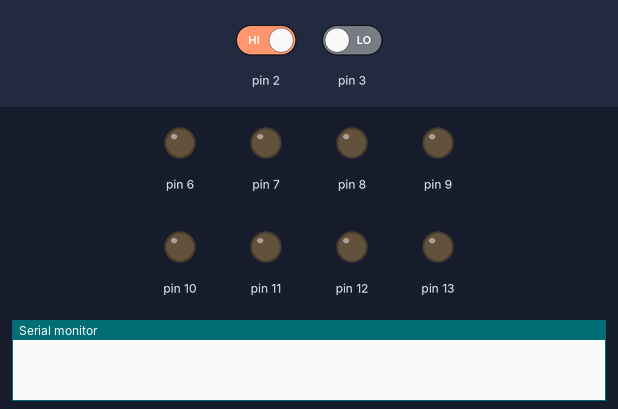
Simulated run of this sketch. Board: Arduino Uno, built with avr-gcc and run on an emulated ATmega328P. On the bench: output pins drawn as LEDs (lit = HIGH), the last lines printed to the serial monitor. Dashed ring = blinking. The test bench sets the inputs (shaded band); at power-on: pin 3 LOW, pin 2 HIGH.

Above: at 1.2 s.
1.3 s: pin 3 driven HIGH
At 1.7 s:
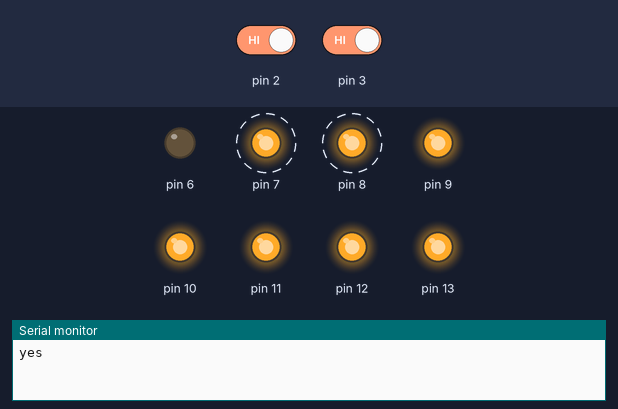
4.3 s: pin 2 driven LOW
At 4.52 s:
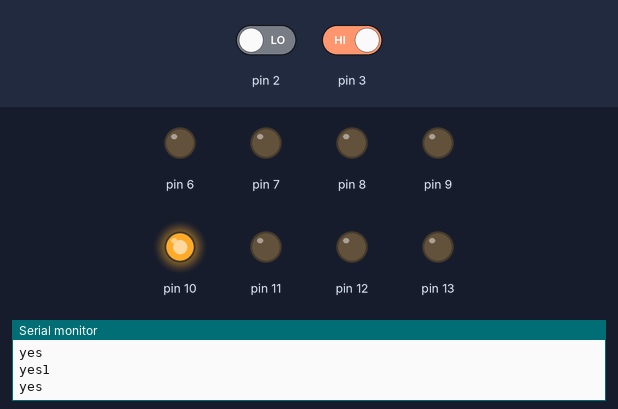
6.9 s: pin 2 driven HIGH
At 7.55 s:
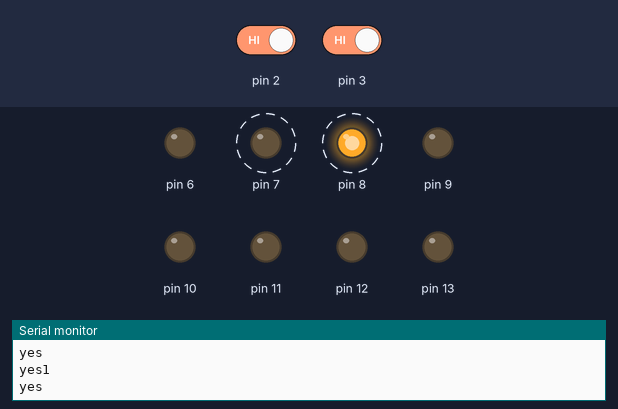
9.9 s: pin 3 driven LOW
At 10.37 s:
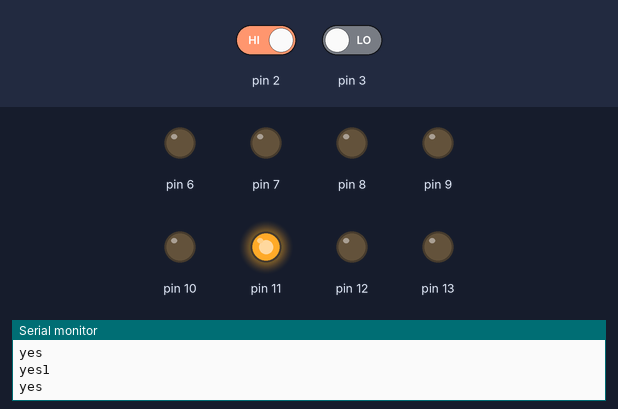
Timing chart, 0 to 12.9 s (numbered marks = the images above; inputs shaded):
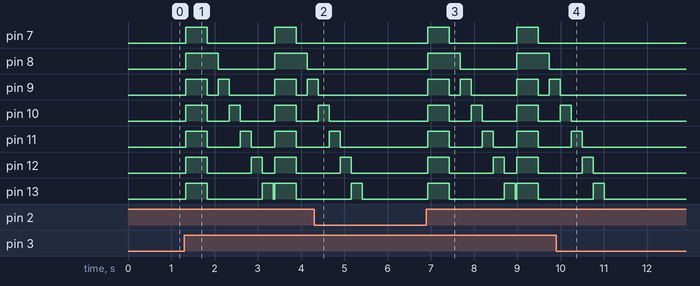

Measured:
- after the input at 1.3 s, pin 7: alternates HIGH for 0.50 s and LOW for 1.6 s, starting at once; pin 8: alternates HIGH for 0.75 s and LOW for 1.3 s, starting at once
- after the input at 4.3 s, pin 7, pin 8: stays LOW (without the input it goes to HIGH after 1.1 s); pin 9: goes on until 4.4 s, then stays LOW; pin 10: goes on until 4.7 s, then stays LOW; pin 11: goes on until 4.9 s, then stays LOW; pin 12: goes on until 5.2 s, then stays LOW
- after the input at 6.9 s, pin 7: alternates HIGH for 0.50 s and LOW for 1.6 s, starting at once; pin 8: alternates HIGH for 0.75 s and LOW for 1.3 s, starting at once
- after the input at 9.9 s, pin 7, pin 8: stays LOW (without the input it goes to HIGH after 1.1 s); pin 9: goes on until 10.0 s, then stays LOW; pin 10: goes on until 10.3 s, then stays LOW; pin 11: goes on until 10.5 s, then stays LOW; pin 12: goes on until 10.8 s, then stays LOW

The sketch:

main.ino
```cpp
#include <Arduino.h>
// setup of the global variables
int gameSpeed = 250; //lower is faster
int currentPin = 100;
bool start = false;
bool leftBounceBack = true;
bool rightBounceBack = true;
// int gameCounter = 0;

void setup() {
 // put your setup code here, to run once:
 Serial.begin(9600);
 // setting up output pins
 for (int i = 6; i < 14; i++)
 {
   pinMode(i,OUTPUT);
 }
 // setting up input pins
 pinMode(2,INPUT);
 pinMode(3,INPUT);
}

// this function makes sure that the players presses the button only on pin 13 or 7 to see if a shot can be returned. as well as adds a delay between LED flashes.
void delayCheck()
{
 int initualState2 = digitalRead(2);
 int initualState3 = digitalRead(3);
 bool allowRightBounceBack = false;
 bool allowLeftBounceBack = false;
 bool bounced = false;
 for (int i = 0; i <= gameSpeed; i++)
 {
   /* code */
   int currentState2 = digitalRead(2);
   int currentState3 = digitalRead(3);
   if(initualState2 != currentState2)
   {
     allowRightBounceBack = true;
   }
   if(initualState3 != currentState3)
   {
     allowLeftBounceBack = true;
   }
   if(allowLeftBounceBack == true or allowRightBounceBack == true)
   {
     rightBounceBack=false;
     leftBounceBack=false;
     if(currentPin == 13)
     {
       delay(1);
       rightBounceBack = true;
       leftBounceBack = false;
       bounced = true;
       i = gameSpeed+1;
     }
     if(currentPin == 7)
     {
       delay(1);
       leftBounceBack = true;
       rightBounceBack = false;
       bounced = true;
       i = gameSpeed+1;
     }
   }
   delay(1);

 }
 if(currentPin == 13 and bounced == false)
 {
   Serial.println("yes1");
   currentPin = 100;
   start = false;
 }
 if(currentPin == 7 and bounced == false)// and gameCounter != 1)
 {
   Serial.println("yes2");
   currentPin = 100;
   start = false;
 }
}

// cycles thru the LEDs in the direction the of the player the return shot
void ledCycle(int i)
{
 currentPin = i;
 digitalWrite(i, HIGH);
 delayCheck();
 digitalWrite(i,LOW);
}
// this is the mane loop that makes sure the game has started and that a new game can start. and that if the game has ended the game can start again.
void loop() {
 // put your main code here, to run repeatedly:
 if(digitalRead(2) == HIGH and digitalRead(3) == HIGH and start == false)
 {
  //  gameCounter=0;
   Serial.println("yes");
   rightBounceBack = true;
   leftBounceBack = true;
   start = true;
   delay(30);
   for (int i = 13; i >= 7; i--)
   {
     /* code */
     digitalWrite(i,HIGH);
   }
   delay(500);
   for (int i = 7; i < 14; i++)
   {
     /* code */
     digitalWrite(i,LOW);
   }
 }
 // if the game has started then this loop will make the game continue until someone has lost.
 if(start == true)
 {
  //  gameCounter++;
   if(leftBounceBack == true)
   {
     rightBounceBack = false;
     leftBounceBack = false;
     for (int i = 8; i < 14; i++)
     {
       /* code */
       ledCycle(i);
     }
   }
   else if(rightBounceBack == true)
   {
     leftBounceBack = false;
     rightBounceBack = false;
     for (int i = 12; i > 6; i--)
     {
       /* code */
       ledCycle(i);
     }
   }
 }
}
```
